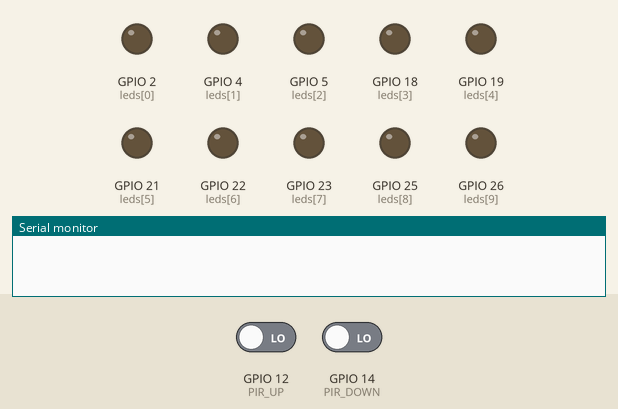
Recording of a sketch running on a simulated ESP32. On the bench: output pins drawn as LEDs (lit = HIGH), the last lines printed to the serial monitor. Inputs (shaded band) come from the test bench; at power-on: GPIO 12 (PIR_UP) LOW, GPIO 14 (PIR_DOWN) LOW.

Above: at 1.2 s.
1.3 s: GPIO 12 (PIR_UP) driven HIGH
At 4.0 s:
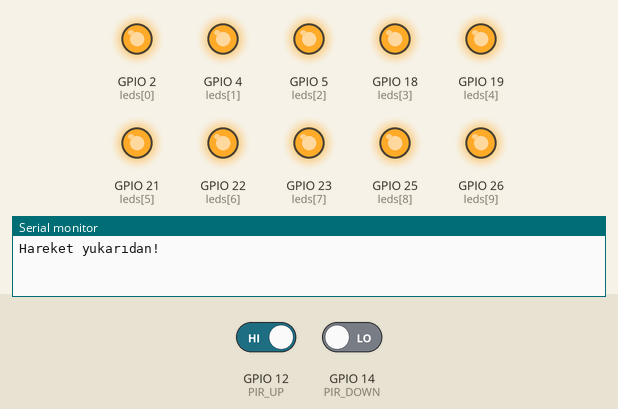
4.3 s: GPIO 12 (PIR_UP) driven LOW and GPIO 14 (PIR_DOWN) driven HIGH
7.3 s: GPIO 14 (PIR_DOWN) driven LOW
At 7.3 s:
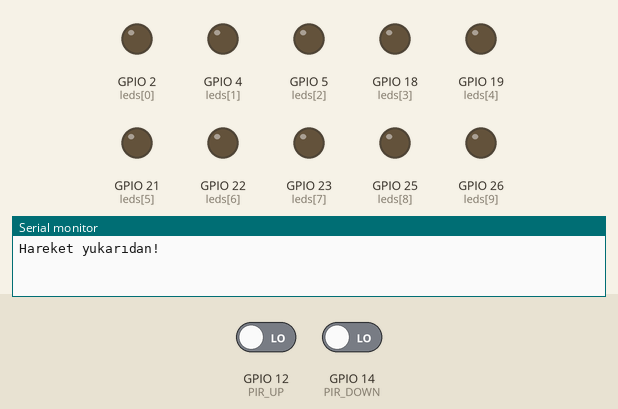
8.8 s: GPIO 14 (PIR_DOWN) driven HIGH
At 8.9 s:
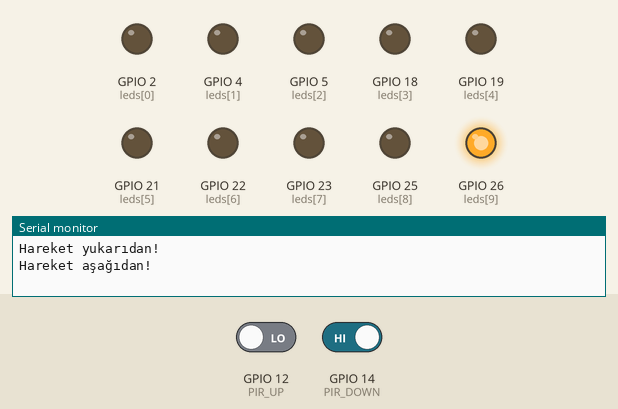
Timing chart, 0 to 12.1 s (numbered marks = the images above; inputs shaded):
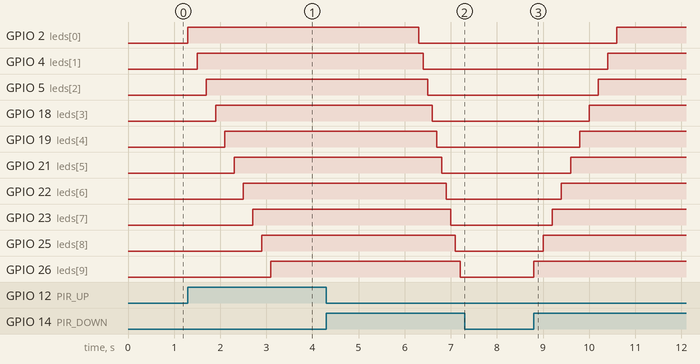

Measured:
- after the input at 1.3 s, GPIO 2 (leds[0]): LOW → HIGH at once; GPIO 4 (leds[1]): LOW → HIGH after 0.20 s; GPIO 5 (leds[2]): LOW → HIGH after 0.40 s; GPIO 18 (leds[3]): LOW → HIGH after 0.60 s; GPIO 19 (leds[4]): LOW → HIGH after 0.80 s
- after the input at 7.3 s, GPIO 5 (leds[2]): stays LOW (without the input it goes to HIGH after 1.4 s); GPIO 18 (leds[3]): stays LOW (without the input it goes to HIGH after 1.2 s)
- after the input at 8.8 s, GPIO 2 (leds[0]): LOW → HIGH after 1.8 s; GPIO 4 (leds[1]): LOW → HIGH after 1.6 s; GPIO 5 (leds[2]): LOW → HIGH after 1.4 s; GPIO 18 (leds[3]): LOW → HIGH after 1.2 s; GPIO 19 (leds[4]): LOW → HIGH after 1.0 s

The sketch:

esp32-pir.ino
```cpp
#define PIR_UP 12
#define PIR_DOWN 14
#define LED_START 2  // Başlangıç pini
#define LED_COUNT 10 // 10 LED kullanıyoruz

int leds[LED_COUNT] = {2, 4, 5, 18, 19, 21, 22, 23, 25, 26}; // LED pinleri

void setup() {
  pinMode(PIR_UP, INPUT);
  pinMode(PIR_DOWN, INPUT);

  for (int i = 0; i < LED_COUNT; i++) {
    pinMode(leds[i], OUTPUT);
    digitalWrite(leds[i], LOW);
  }

  Serial.begin(115200);
}

void loop() {
  if (digitalRead(PIR_UP) == HIGH) {
    Serial.println("Hareket yukarıdan!");
    lightFromTop();
  } else if (digitalRead(PIR_DOWN) == HIGH) {
    Serial.println("Hareket aşağıdan!");
    lightFromBottom();
  }
}

void lightFromTop() {
  for (int i = 0; i < LED_COUNT; i++) {
    digitalWrite(leds[i], HIGH);
    delay(200);
  }
  delay(3000);
  for (int i = 0; i < LED_COUNT; i++) {
    digitalWrite(leds[i], LOW);
    delay(100);
  }
}

void lightFromBottom() {
  for (int i = LED_COUNT - 1; i >= 0; i--) {
    digitalWrite(leds[i], HIGH);
    delay(200);
  }
  delay(3000);
  for (int i = LED_COUNT - 1; i >= 0; i--) {
    digitalWrite(leds[i], LOW);
    delay(100);
  }
}
```
